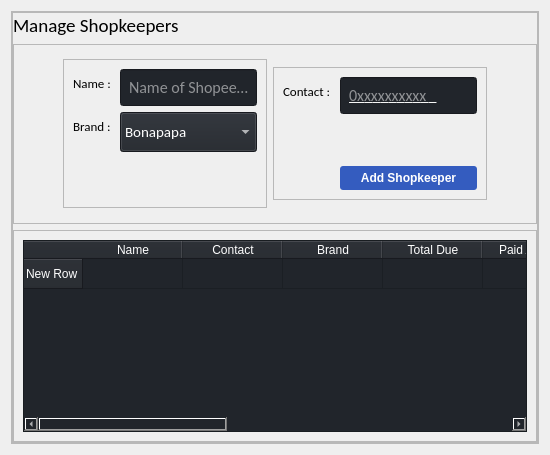
                     <widget class="QWidget" name="MenuCompilerPage">
                      <layout class="QVBoxLayout" name="verticalLayout_20">
                       <item>
                        <widget class="QFrame" name="frame_5">
                         <property name="frameShape">
                          <enum>QFrame::StyledPanel</enum>
                         </property>
                         <property name="frameShadow">
                          <enum>QFrame::Raised</enum>
                         </property>
                         <layout class="QVBoxLayout" name="verticalLayout_26">
                          <property name="leftMargin">
                           <number>0</number>
                          </property>
                          <property name="topMargin">
                           <number>0</number>
                          </property>
                          <property name="rightMargin">
                           <number>0</number>
                          </property>
                          <property name="bottomMargin">
                           <number>0</number>
                          </property>
                          <item>
                           <widget class="QFrame" name="frame_6">
                            <property name="frameShape">
                             <enum>QFrame::StyledPanel</enum>
                            </property>
                            <property name="frameShadow">
                             <enum>QFrame::Raised</enum>
                            </property>
                            <layout class="QVBoxLayout" name="verticalLayout_24">
                             <property name="leftMargin">
                              <number>0</number>
                             </property>
                             <property name="topMargin">
                              <number>0</number>
                             </property>
                             <property name="rightMargin">
                              <number>0</number>
                             </property>
                             <property name="bottomMargin">
                              <number>0</number>
                             </property>
                             <item>
                              <widget class="QLabel" name="label_5">
                               <property name="sizePolicy">
                                <sizepolicy hsizetype="Preferred" vsizetype="Fixed">
                                 <horstretch>0</horstretch>
                                 <verstretch>0</verstretch>
                                </sizepolicy>
                               </property>
                               <property name="font">
                                <font>
                                 <family>Calibri</family>
                                 <pointsize>14</pointsize>
                                 <weight>9</weight>
                                 <italic>false</italic>
                                 <bold>false</bold>
                                </font>
                               </property>
                               <property name="styleSheet">
                                <string notr="true">
font: 75 14pt &quot;Calibri&quot;;</string>
                               </property>
                               <property name="text">
                                <string>Manage Shopkeepers</string>
                               </property>
                              </widget>
                             </item>
                             <item>
                              <widget class="QFrame" name="frame_7">
                               <property name="sizePolicy">
                                <sizepolicy hsizetype="Preferred" vsizetype="Minimum">
                                 <horstretch>0</horstretch>
                                 <verstretch>0</verstretch>
                                </sizepolicy>
                               </property>
                               <property name="minimumSize">
                                <size>
                                 <width>0</width>
                                 <height>180</height>
                                </size>
                               </property>
                               <property name="maximumSize">
                                <size>
                                 <width>16777215</width>
                                 <height>16777215</height>
                                </size>
                               </property>
                               <property name="frameShape">
                                <enum>QFrame::StyledPanel</enum>
                               </property>
                               <property name="frameShadow">
                                <enum>QFrame::Raised</enum>
                               </property>
                               <layout class="QHBoxLayout" name="horizontalLayout_8">
                                <item>
                                 <spacer name="horizontalSpacer_3">
                                  <property name="orientation">
                                   <enum>Qt::Horizontal</enum>
                                  </property>
                                  <property name="sizeHint" stdset="0">
                                   <size>
                                    <width>40</width>
                                    <height>20</height>
                                   </size>
                                  </property>
                                 </spacer>
                                </item>
                                <item>
                                 <widget class="QFrame" name="frame_16">
                                  <property name="sizePolicy">
                                   <sizepolicy hsizetype="Preferred" vsizetype="Fixed">
                                    <horstretch>0</horstretch>
                                    <verstretch>136</verstretch>
                                   </sizepolicy>
                                  </property>
                                  <property name="minimumSize">
                                   <size>
                                    <width>0</width>
                                    <height>0</height>
                                   </size>
                                  </property>
                                  <property name="frameShape">
                                   <enum>QFrame::StyledPanel</enum>
                                  </property>
                                  <property name="frameShadow">
                                   <enum>QFrame::Raised</enum>
                                  </property>
                                  <layout class="QFormLayout" name="formLayout_4">
                                   <item row="0" column="0">
                                    <widget class="QLabel" name="label_36">
                                     <property name="font">
                                      <font>
                                       <family>Calibri</family>
                                       <pointsize>10</pointsize>
                                       <weight>50</weight>
                                       <italic>false</italic>
                                       <bold>false</bold>
                                      </font>
                                     </property>
                                     <property name="styleSheet">
                                      <string notr="true"/>
                                     </property>
                                     <property name="text">
                                      <string>Name : </string>
                                     </property>
                                    </widget>
                                   </item>
                                   <item row="0" column="1">
                                    <widget class="QLineEdit" name="txtShopkeeperName">
                                     <property name="sizePolicy">
                                      <sizepolicy hsizetype="Expanding" vsizetype="Expanding">
                                       <horstretch>0</horstretch>
                                       <verstretch>0</verstretch>
                                      </sizepolicy>
                                     </property>
                                     <property name="minimumSize">
                                      <size>
                                       <width>0</width>
                                       <height>28</height>
                                      </size>
                                     </property>
                                     <property name="font">
                                      <font>
                                       <family>Calibri</family>
                                       <pointsize>12</pointsize>
                                       <weight>50</weight>
                                       <italic>false</italic>
                                       <bold>false</bold>
                                      </font>
                                     </property>
                                     <property name="styleSheet">
                                      <string notr="true">background-color: rgb(33, 37, 43);
color: rgb(255, 255, 255);
padding: 6px 6px</string>
                                     </property>
                                     <property name="text">
                                      <string/>
                                     </property>
                                     <property name="placeholderText">
                                      <string>Name of Shopeeper</string>
                                     </property>
                                    </widget>
                                   </item>
                                   <item row="1" column="0">
                                    <widget class="QLabel" name="label_37">
                                     <property name="font">
                                      <font>
                                       <family>Calibri</family>
                                       <pointsize>10</pointsize>
                                       <weight>50</weight>
                                       <italic>false</italic>
                                       <bold>false</bold>
                                      </font>
                                     </property>
                                     <property name="styleSheet">
                                      <string notr="true"/>
                                     </property>
                                     <property name="text">
                                      <string>Brand : </string>
                                     </property>
                                    </widget>
                                   </item>
                                   <item row="1" column="1">
                                    <widget class="QComboBox" name="cmbxSpkBrand">
                                     <property name="sizePolicy">
                                      <sizepolicy hsizetype="Expanding" vsizetype="Fixed">
                                       <horstretch>0</horstretch>
                                       <verstretch>0</verstretch>
                                      </sizepolicy>
                                     </property>
                                     <property name="minimumSize">
                                      <size>
                                       <width>0</width>
                                       <height>40</height>
                                      </size>
                                     </property>
                                     <property name="font">
                                      <font>
                                       <family>Calibri</family>
                                       <pointsize>11</pointsize>
                                       <weight>50</weight>
                                       <italic>false</italic>
                                       <bold>false</bold>
                                      </font>
                                     </property>
                                     <property name="autoFillBackground">
                                      <bool>false</bool>
                                     </property>
                                     <property name="styleSheet">
                                      <string notr="true">background-color: rgb(33, 37, 43);
color: rgb(255, 255, 255);</string>
                                     </property>
                                     <property name="iconSize">
                                      <size>
                                       <width>16</width>
                                       <height>16</height>
                                      </size>
                                     </property>
                                     <property name="frame">
                                      <bool>true</bool>
                                     </property>
                                     <item>
                                      <property name="text">
                                       <string>Bonapapa</string>
                                      </property>
                                     </item>
                                     <item>
                                      <property name="text">
                                       <string>Candyland</string>
                                      </property>
                                     </item>
                                    </widget>
                                   </item>
                                   <item row="2" column="1">
                                    <spacer name="verticalSpacer_2">
                                     <property name="orientation">
                                      <enum>Qt::Vertical</enum>
                                     </property>
                                     <property name="sizeHint" stdset="0">
                                      <size>
                                       <width>20</width>
                                       <height>40</height>
                                      </size>
                                     </property>
                                    </spacer>
                                   </item>
                                  </layout>
                                 </widget>
                                </item>
                                <item>
                                 <widget class="QFrame" name="frame_17">
                                  <property name="sizePolicy">
                                   <sizepolicy hsizetype="Preferred" vsizetype="Fixed">
                                    <horstretch>0</horstretch>
                                    <verstretch>136</verstretch>
                                   </sizepolicy>
                                  </property>
                                  <property name="minimumSize">
                                   <size>
                                    <width>0</width>
                                    <height>0</height>
                                   </size>
                                  </property>
                                  <property name="frameShape">
                                   <enum>QFrame::StyledPanel</enum>
                                  </property>
                                  <property name="frameShadow">
                                   <enum>QFrame::Raised</enum>
                                  </property>
                                  <layout class="QFormLayout" name="formLayout_3">
                                   <item row="0" column="0">
                                    <widget class="QLabel" name="label_35">
                                     <property name="font">
                                      <font>
                                       <family>Calibri</family>
                                       <pointsize>10</pointsize>
                                       <weight>50</weight>
                                       <italic>false</italic>
                                       <bold>false</bold>
                                      </font>
                                     </property>
                                     <property name="text">
                                      <string>Contact : </string>
                                     </property>
                                    </widget>
                                   </item>
                                   <item row="0" column="1">
                                    <widget class="QLineEdit" name="txtShopkeeperContact">
                                     <property name="sizePolicy">
                                      <sizepolicy hsizetype="Expanding" vsizetype="Fixed">
                                       <horstretch>0</horstretch>
                                       <verstretch>0</verstretch>
                                      </sizepolicy>
                                     </property>
                                     <property name="minimumSize">
                                      <size>
                                       <width>0</width>
                                       <height>28</height>
                                      </size>
                                     </property>
                                     <property name="font">
                                      <font>
                                       <family>Calibri</family>
                                       <pointsize>12</pointsize>
                                       <weight>50</weight>
                                       <italic>false</italic>
                                       <bold>false</bold>
                                      </font>
                                     </property>
                                     <property name="styleSheet">
                                      <string notr="true">background-color: rgb(33, 37, 43);
color: rgb(255, 255, 255);
padding: 6px 6px</string>
                                     </property>
                                     <property name="inputMask">
                                      <string>00000000000;_</string>
                                     </property>
                                     <property name="text">
                                      <string/>
                                     </property>
                                     <property name="placeholderText">
                                      <string>0xxxxxxxxxx</string>
                                     </property>
                                    </widget>
                                   </item>
                                   <item row="4" column="1">
                                    <spacer name="verticalSpacer_3">
                                     <property name="orientation">
                                      <enum>Qt::Vertical</enum>
                                     </property>
                                     <property name="sizeType">
                                      <enum>QSizePolicy::Expanding</enum>
                                     </property>
                                     <property name="sizeHint" stdset="0">
                                      <size>
                                       <width>20</width>
                                       <height>40</height>
                                      </size>
                                     </property>
                                    </spacer>
                                   </item>
                                   <item row="5" column="1">
                                    <widget class="QPushButton" name="btnAddShopkeeper">
                                     <property name="styleSheet">
                                      <string notr="true">QPushButton
{
background-color:#345CBF;
color:white;
border-radius:3px;
font: 12pt &quot;Calibri&quot;;
font-weight:bold;
color:white;
padding:5px;

}
QPushButton:hover
{
background-color:#1159A8;
}</string>
                                     </property>
                                     <property name="text">
                                      <string>Add Shopkeeper</string>
                                     </property>
                                    </widget>
                                   </item>
                                  </layout>
                                 </widget>
                                </item>
                                <item>
                                 <spacer name="horizontalSpacer_4">
                                  <property name="orientation">
                                   <enum>Qt::Horizontal</enum>
                                  </property>
                                  <property name="sizeHint" stdset="0">
                                   <size>
                                    <width>40</width>
                                    <height>20</height>
                                   </size>
                                  </property>
                                 </spacer>
                                </item>
                               </layout>
                              </widget>
                             </item>
                             <item>
                              <widget class="QFrame" name="frame_3">
                               <property name="sizePolicy">
                                <sizepolicy hsizetype="Preferred" vsizetype="Minimum">
                                 <horstretch>0</horstretch>
                                 <verstretch>0</verstretch>
                                </sizepolicy>
                               </property>
                               <property name="frameShape">
                                <enum>QFrame::StyledPanel</enum>
                               </property>
                               <property name="frameShadow">
                                <enum>QFrame::Raised</enum>
                               </property>
                               <layout class="QHBoxLayout" name="horizontalLayout_10">
                                <item>
                                 <widget class="QTableWidget" name="shopkeeperTable">
                                  <property name="autoFillBackground">
                                   <bool>false</bool>
                                  </property>
                                  <property name="styleSheet">
                                   <string notr="true">background-color: rgb(33, 37, 43);
color: rgb(255, 255, 255);</string>
                                  </property>
                                  <property name="editTriggers">
                                   <set>QAbstractItemView::NoEditTriggers</set>
                                  </property>
                                  <property name="sortingEnabled">
                                   <bool>true</bool>
                                  </property>
                                  <row>
                                   <property name="text">
                                    <string>New Row</string>
                                   </property>
                                  </row>
                                  <column>
                                   <property name="text">
                                    <string>Name</string>
                                   </property>
                                  </column>
                                  <column>
                                   <property name="text">
                                    <string>Contact</string>
                                   </property>
                                  </column>
                                  <column>
                                   <property name="text">
                                    <string>Brand</string>
                                   </property>
                                  </column>
                                  <column>
                                   <property name="text">
                                    <string>Total Due</string>
                                   </property>
                                  </column>
                                  <column>
                                   <property name="text">
                                    <string>Paid Amount</string>
                                   </property>
                                  </column>
                                  <column>
                                   <property name="text">
                                    <string>Remaining</string>
                                   </property>
                                  </column>
                                  <column>
                                   <property name="text">
                                    <string>Last Submission</string>
                                   </property>
                                  </column>
                                  <column>
                                   <property name="text">
                                    <string>Edit</string>
                                   </property>
                                   <property name="whatsThis">
                                    <string/>
                                   </property>
                                   <property name="icon">
                                    <iconset resource="resources.qrc">
                                     <normaloff>:/custom/images/custom/edit.png</normaloff>:/custom/images/custom/edit.png</iconset>
                                   </property>
                                  </column>
                                  <column>
                                   <property name="text">
                                    <string>Delete</string>
                                   </property>
                                   <property name="icon">
                                    <iconset resource="resources.qrc">
                                     <normaloff>:/custom/images/custom/delete.png</normaloff>:/custom/images/custom/delete.png</iconset>
                                   </property>
                                  </column>
                                  <column>
                                   <property name="text">
                                    <string>View</string>
                                   </property>
                                   <property name="icon">
                                    <iconset resource="resources.qrc">
                                     <normaloff>:/custom/images/custom/view.png</normaloff>:/custom/images/custom/view.png</iconset>
                                   </property>
                                  </column>
                                 </widget>
                                </item>
                               </layout>
                              </widget>
                             </item>
                            </layout>
                           </widget>
                          </item>
                         </layout>
                        </widget>
                       </item>
                      </layout>
                     </widget>
